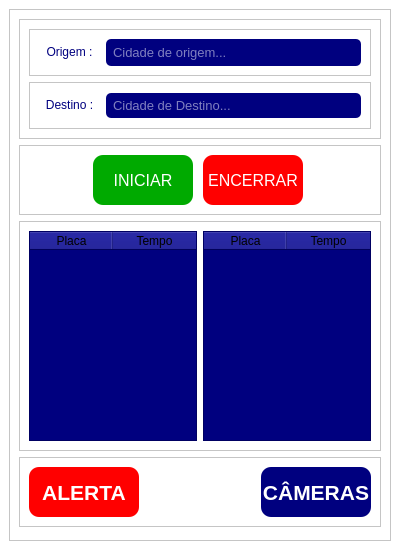
<?xml version="1.0" encoding="UTF-8"?>
<ui version="4.0">
 <class>MainWindow</class>
 <widget class="QMainWindow" name="MainWindow">
  <property name="geometry">
   <rect>
    <x>0</x>
    <y>0</y>
    <width>400</width>
    <height>550</height>
   </rect>
  </property>
  <property name="maximumSize">
   <size>
    <width>400</width>
    <height>550</height>
   </size>
  </property>
  <property name="windowTitle">
   <string>Tela Iniciar</string>
  </property>
  <property name="styleSheet">
   <string notr="true">background-color: rgb(255, 255, 255);</string>
  </property>
  <widget class="QWidget" name="centralwidget">
   <layout class="QHBoxLayout" name="horizontalLayout">
    <item>
     <widget class="QFrame" name="frame">
      <property name="styleSheet">
       <string notr="true">background-color: rgb(255, 255, 255);</string>
      </property>
      <property name="frameShape">
       <enum>QFrame::StyledPanel</enum>
      </property>
      <property name="frameShadow">
       <enum>QFrame::Raised</enum>
      </property>
      <layout class="QVBoxLayout" name="verticalLayout">
       <item>
        <widget class="QFrame" name="frame_2">
         <property name="maximumSize">
          <size>
           <width>16777215</width>
           <height>120</height>
          </size>
         </property>
         <property name="styleSheet">
          <string notr="true"/>
         </property>
         <property name="frameShape">
          <enum>QFrame::StyledPanel</enum>
         </property>
         <property name="frameShadow">
          <enum>QFrame::Raised</enum>
         </property>
         <layout class="QVBoxLayout" name="verticalLayout_2">
          <item>
           <widget class="QFrame" name="frame_6">
            <property name="maximumSize">
             <size>
              <width>16777215</width>
              <height>50</height>
             </size>
            </property>
            <property name="styleSheet">
             <string notr="true"/>
            </property>
            <property name="frameShape">
             <enum>QFrame::StyledPanel</enum>
            </property>
            <property name="frameShadow">
             <enum>QFrame::Raised</enum>
            </property>
            <layout class="QHBoxLayout" name="horizontalLayout_3">
             <item>
              <widget class="QLabel" name="label">
               <property name="maximumSize">
                <size>
                 <width>70</width>
                 <height>30</height>
                </size>
               </property>
               <property name="styleSheet">
                <string notr="true">font: 75 12pt &quot;Arial&quot;;
color: rgb(0, 0, 127);</string>
               </property>
               <property name="text">
                <string>&lt;html&gt;&lt;head/&gt;&lt;body&gt;&lt;p align=&quot;center&quot;&gt;Origem :&lt;/p&gt;&lt;/body&gt;&lt;/html&gt;</string>
               </property>
              </widget>
             </item>
             <item>
              <widget class="QLineEdit" name="ln_origem">
               <property name="maximumSize">
                <size>
                 <width>255</width>
                 <height>30</height>
                </size>
               </property>
               <property name="font">
                <font>
                 <family>Arial</family>
                 <pointsize>10</pointsize>
                </font>
               </property>
               <property name="styleSheet">
                <string notr="true">background-color: rgb(0, 0, 127);
color: rgb(255, 255, 255);
padding-left: 5px;
border-radius: 5px</string>
               </property>
               <property name="placeholderText">
                <string>Cidade de origem...</string>
               </property>
              </widget>
             </item>
            </layout>
           </widget>
          </item>
          <item>
           <widget class="QFrame" name="frame_7">
            <property name="maximumSize">
             <size>
              <width>16777215</width>
              <height>50</height>
             </size>
            </property>
            <property name="styleSheet">
             <string notr="true"/>
            </property>
            <property name="frameShape">
             <enum>QFrame::StyledPanel</enum>
            </property>
            <property name="frameShadow">
             <enum>QFrame::Raised</enum>
            </property>
            <layout class="QHBoxLayout" name="horizontalLayout_2">
             <item>
              <widget class="QLabel" name="label_2">
               <property name="maximumSize">
                <size>
                 <width>70</width>
                 <height>30</height>
                </size>
               </property>
               <property name="styleSheet">
                <string notr="true">font: 75 12pt &quot;Arial&quot;;
color: rgb(0, 0, 127);</string>
               </property>
               <property name="text">
                <string>&lt;html&gt;&lt;head/&gt;&lt;body&gt;&lt;p align=&quot;center&quot;&gt;Destino :&lt;/p&gt;&lt;/body&gt;&lt;/html&gt;</string>
               </property>
              </widget>
             </item>
             <item>
              <widget class="QLineEdit" name="ln_destino">
               <property name="maximumSize">
                <size>
                 <width>255</width>
                 <height>25</height>
                </size>
               </property>
               <property name="font">
                <font>
                 <family>Arial</family>
                 <pointsize>10</pointsize>
                </font>
               </property>
               <property name="styleSheet">
                <string notr="true">background-color: rgb(0, 0, 127);
color: rgb(255, 255, 255);
padding-left: 5px;
border-radius: 5px;</string>
               </property>
               <property name="placeholderText">
                <string>Cidade de Destino...</string>
               </property>
              </widget>
             </item>
            </layout>
           </widget>
          </item>
         </layout>
        </widget>
       </item>
       <item>
        <widget class="QFrame" name="frame_3">
         <property name="maximumSize">
          <size>
           <width>16777215</width>
           <height>70</height>
          </size>
         </property>
         <property name="styleSheet">
          <string notr="true"/>
         </property>
         <property name="frameShape">
          <enum>QFrame::StyledPanel</enum>
         </property>
         <property name="frameShadow">
          <enum>QFrame::Raised</enum>
         </property>
         <layout class="QHBoxLayout" name="horizontalLayout_6">
          <item>
           <widget class="QToolButton" name="bt_ADM">
            <property name="maximumSize">
             <size>
              <width>50</width>
              <height>50</height>
             </size>
            </property>
            <property name="styleSheet">
             <string notr="true">QToolButton{
image: url(:/img/admin.png);
border-style: outset;
border-radius: 10px
}
QToolButton:pressed{
	
	background-color: rgb(0, 255, 255);
}</string>
            </property>
            <property name="text">
             <string/>
            </property>
           </widget>
          </item>
          <item>
           <widget class="QToolButton" name="bt_iniciar">
            <property name="maximumSize">
             <size>
              <width>100</width>
              <height>50</height>
             </size>
            </property>
            <property name="font">
             <font>
              <family>Arial</family>
              <pointsize>12</pointsize>
              <weight>50</weight>
              <bold>false</bold>
             </font>
            </property>
            <property name="styleSheet">
             <string notr="true">QToolButton{
background-color: rgb(0, 170, 0);
color: rgb(255, 255, 255);
border-style: outset;
border-radius: 10px
}
QToolButton:pressed{
	background-color: rgb(255, 255, 255);
	color: rgb(0, 170, 0);
	border-width: 2px
}</string>
            </property>
            <property name="text">
             <string>   INICIAR   </string>
            </property>
           </widget>
          </item>
          <item>
           <widget class="QToolButton" name="bt_encerrar">
            <property name="maximumSize">
             <size>
              <width>100</width>
              <height>50</height>
             </size>
            </property>
            <property name="font">
             <font>
              <family>Arial</family>
              <pointsize>12</pointsize>
              <weight>50</weight>
              <bold>false</bold>
             </font>
            </property>
            <property name="styleSheet">
             <string notr="true">QToolButton{
background-color: rgb(255, 0, 0);
color: rgb(255, 255, 255);
border-style: outset;
border-radius: 10px
}
QToolButton:pressed{
	background-color: rgb(255, 255, 255);
	color: rgb(255, 0, 0);
	border-width: 2px
}</string>
            </property>
            <property name="text">
             <string>ENCERRAR</string>
            </property>
           </widget>
          </item>
          <item>
           <widget class="QToolButton" name="bt_maps">
            <property name="maximumSize">
             <size>
              <width>50</width>
              <height>50</height>
             </size>
            </property>
            <property name="styleSheet">
             <string notr="true">QToolButton{
image: url(:/img/maps.png);
border-style: outset;
border-radius: 10px
}
QToolButton:pressed{
	background-color: rgb(0, 255, 255);
}</string>
            </property>
            <property name="text">
             <string/>
            </property>
           </widget>
          </item>
         </layout>
        </widget>
       </item>
       <item>
        <widget class="QFrame" name="frame_4">
         <property name="maximumSize">
          <size>
           <width>16777215</width>
           <height>230</height>
          </size>
         </property>
         <property name="styleSheet">
          <string notr="true"/>
         </property>
         <property name="frameShape">
          <enum>QFrame::StyledPanel</enum>
         </property>
         <property name="frameShadow">
          <enum>QFrame::Raised</enum>
         </property>
         <layout class="QHBoxLayout" name="horizontalLayout_5">
          <item>
           <widget class="QTableWidget" name="tabela_tras">
            <property name="font">
             <font>
              <family>Arial</family>
              <pointsize>8</pointsize>
             </font>
            </property>
            <property name="styleSheet">
             <string notr="true">background-color: rgb(0, 0, 127);</string>
            </property>
            <attribute name="horizontalHeaderDefaultSectionSize">
             <number>83</number>
            </attribute>
            <column>
             <property name="text">
              <string>Placa</string>
             </property>
            </column>
            <column>
             <property name="text">
              <string>Tempo</string>
             </property>
            </column>
           </widget>
          </item>
          <item>
           <widget class="QTableWidget" name="tabela_dia">
            <property name="font">
             <font>
              <family>Arial</family>
              <pointsize>8</pointsize>
             </font>
            </property>
            <property name="styleSheet">
             <string notr="true">background-color: rgb(0, 0, 127);</string>
            </property>
            <attribute name="horizontalHeaderDefaultSectionSize">
             <number>83</number>
            </attribute>
            <column>
             <property name="text">
              <string>Placa</string>
             </property>
            </column>
            <column>
             <property name="text">
              <string>Tempo</string>
             </property>
            </column>
           </widget>
          </item>
         </layout>
        </widget>
       </item>
       <item>
        <widget class="QFrame" name="frame_5">
         <property name="maximumSize">
          <size>
           <width>16777215</width>
           <height>70</height>
          </size>
         </property>
         <property name="styleSheet">
          <string notr="true"/>
         </property>
         <property name="frameShape">
          <enum>QFrame::StyledPanel</enum>
         </property>
         <property name="frameShadow">
          <enum>QFrame::Raised</enum>
         </property>
         <layout class="QHBoxLayout" name="horizontalLayout_4">
          <item>
           <widget class="QToolButton" name="bt_alerta">
            <property name="maximumSize">
             <size>
              <width>110</width>
              <height>50</height>
             </size>
            </property>
            <property name="font">
             <font>
              <family>Arial</family>
              <pointsize>16</pointsize>
              <weight>75</weight>
              <bold>true</bold>
             </font>
            </property>
            <property name="styleSheet">
             <string notr="true">QToolButton{
background-color: rgb(255, 0, 0);
color: rgb(255, 255, 255);
border-style: outset;
border-radius: 10px
}
QToolButton:pressed{
	background-color: rgb(255, 255, 255);
	color: rgb(255, 0, 0);
	border-width: 2px
}</string>
            </property>
            <property name="text">
             <string>  ALERTA  </string>
            </property>
           </widget>
          </item>
          <item>
           <spacer name="horizontalSpacer_3">
            <property name="orientation">
             <enum>Qt::Horizontal</enum>
            </property>
            <property name="sizeHint" stdset="0">
             <size>
              <width>40</width>
              <height>20</height>
             </size>
            </property>
           </spacer>
          </item>
          <item>
           <widget class="QToolButton" name="bt_cameras">
            <property name="maximumSize">
             <size>
              <width>110</width>
              <height>50</height>
             </size>
            </property>
            <property name="font">
             <font>
              <family>Arial</family>
              <pointsize>16</pointsize>
              <weight>75</weight>
              <bold>true</bold>
             </font>
            </property>
            <property name="styleSheet">
             <string notr="true">QToolButton{
background-color: rgb(0, 0, 127);
color: rgb(255, 255, 255);
border-style: outset;
border-radius: 10px
}
QToolButton:pressed{
	background-color: rgb(255, 255, 255);
	color: rgb(0, 0, 127);
	border-width: 2px
}</string>
            </property>
            <property name="text">
             <string>CÂMERAS</string>
            </property>
           </widget>
          </item>
         </layout>
        </widget>
       </item>
      </layout>
     </widget>
    </item>
   </layout>
  </widget>
 </widget>
 <resources>
  <include location="../icons/admin.qrc"/>
 </resources>
 <connections/>
</ui>
